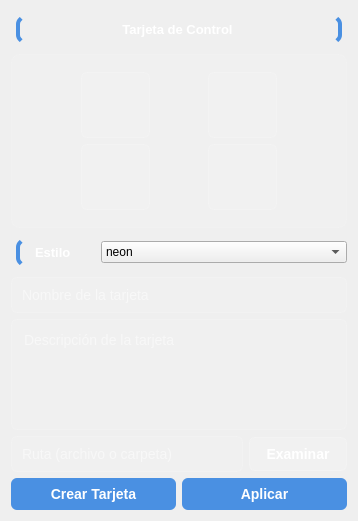
<?xml version="1.0" encoding="UTF-8"?>
<ui version="4.0">
 <class>CardModal</class>
 <widget class="QWidget" name="CardModal">
  <property name="windowModality">
   <enum>Qt::WindowModality::WindowModal</enum>
  </property>
  <property name="geometry">
   <rect>
    <x>0</x>
    <y>0</y>
    <width>358</width>
    <height>521</height>
   </rect>
  </property>
  <property name="windowTitle">
   <string>Gestión de Tarjeta</string>
  </property>
  <property name="styleSheet">
   <string notr="true">/* ----------  VENTANA GENERAL  ---------- */
#CardModal {
    background: qlineargradient(x1:0, y1:0, x2:1, y2:1,
                                stop:0 #0f172a, stop:1 #1e293b);
    color: #ffffff;
    font-family: &quot;Segoe UI Variable&quot;, &quot;Inter&quot;, sans-serif;
    border-radius: 12px;
}

/* ----------  TÍTULO (estilo exacto que diste)  ---------- */
#titleLabel {
    /* Color de texto y tipografía */
    color: #ffffff;
    font-family: &quot;Segoe UI Variable&quot;, &quot;Inter&quot;, sans-serif;
    font-size: 13px;
    font-weight: 500;

    /* Fondo: Gradiente sutil que nace del color de acento */
    background: qlineargradient(x1:0, y1:0, x2:1, y2:0,
                                stop:0 rgba(74, 144, 226, 0.15),
                                stop:0.6 rgba(45, 45, 45, 0.4),
                                stop:1 transparent);

    /* Bordes redondeados y borde de acento */
    border-left: 4px solid #4a90e2;
    border-right: 4px solid #4a90e2;
    border-top-right-radius: 8px;
    border-bottom-right-radius: 8px;
    border-top-left-radius: 8px;
    border-bottom-left-radius: 8px;

    /* Espaciado */
    padding: 6px 15px 6px 12px;
    margin: 5px 5px 5px 5px;
}

/* ----------  TÍTULO (estilo exacto que diste)  ---------- */
#lblStyle {
    /* Color de texto y tipografía */
    color: #ffffff;
    font-family: &quot;Segoe UI Variable&quot;, &quot;Inter&quot;, sans-serif;
    font-size: 13px;
    font-weight: 500;

    /* Fondo: Gradiente sutil que nace del color de acento */
    background: qlineargradient(x1:0, y1:0, x2:1, y2:0,
                                stop:0 rgba(74, 144, 226, 0.15),
                                stop:0.6 rgba(45, 45, 45, 0.4),
                                stop:1 transparent);

    /* Bordes redondeados y borde de acento */
    border-left: 4px solid #4a90e2;
    border-top-right-radius: 8px;
    border-bottom-right-radius: 8px;
    border-top-left-radius: 8px;
    border-bottom-left-radius: 8px;

    /* Espaciado */
    padding: 6px 15px 6px 12px;
    margin: 5px 5px 5px 5px;
}

/* ----------  SELECTOR DE ICONOS  ---------- */
#iconSelectorFrame {
    background-color: rgba(255, 255, 255, 0.05);
    border: 1px solid rgba(255, 255, 255, 0.1);
    border-radius: 8px;
    padding: 8px;
}

#iconFolder, #iconExcel, #iconPdf, #iconDefault {
    background-color: rgba(255, 255, 255, 0.07);
    color: #ffffff;
    border: 1px solid rgba(255, 255, 255, 0.15);
    border-radius: 6px;
    font-size: 32px;
    min-width: 64px;
    min-height: 64px;
}

#iconFolder:hover, #iconExcel:hover, #iconPdf:hover, #iconDefault:hover {
    background-color: rgba(255, 255, 255, 0.12);
}

#iconFolder:pressed, #iconExcel:pressed, #iconPdf:pressed, #iconDefault:pressed {
    background-color: #1e3a5b;
}

#iconFolder:checked, #iconExcel:checked, #iconPdf:checked, #iconDefault:checked {
    background-color: #23446a;
    border: 2px solid #ffffff;
}

/* ----------  CAMPOS DE ENTRADA  ---------- */
#nameEdit, #pathEdit {
    background-color: rgba(255, 255, 255, 0.07);
    color: #ffffff;
    border: 1px solid rgba(255, 255, 255, 0.15);
    border-radius: 6px;
    padding: 8px;
    font-size: 14px;
}

#descEdit {
    background-color: rgba(255, 255, 255, 0.07);
    color: #ffffff;
    border: 1px solid rgba(255, 255, 255, 0.15);
    border-radius: 6px;
    padding: 8px;
    font-size: 14px;
    min-height: 80px;
}

/* Focus */
#nameEdit:focus, #pathEdit:focus, #descEdit:focus {
    border: 2px solid #4a90e2;
    background-color: rgba(255, 255, 255, 0.1);
}

/* ----------  BOTÓN EXAMINAR  ---------- */
#browseButton {
    background-color: rgba(255, 255, 255, 0.1);
    color: #ffffff;
    border: 1px solid rgba(255, 255, 255, 0.2);
    border-radius: 6px;
    padding: 8px 16px;
    font-weight: bold;
    font-size: 14px;
}

#browseButton:hover {
    background-color: rgba(255, 255, 255, 0.15);
}

#browseButton:pressed {
    background-color: #4a90e2;
}

/* ----------  BOTONES DE ACCIÓN  ---------- */
#createButton, #editButton {
    background-color: #4a90e2;
    color: #ffffff;
    border: none;
    border-radius: 6px;
    padding: 8px 16px;
    font-weight: bold;
    font-size: 14px;
}

#createButton:hover, #editButton:hover {
    background-color: #5aa0f2;
}

#createButton:pressed, #editButton:pressed {
    background-color: #3a7bc8;
}

#deleteButton {
    background-color: #e53935;
    color: #ffffff;
    border: none;
    border-radius: 6px;
    padding: 8px 16px;
    font-weight: bold;
    font-size: 14px;
}

#deleteButton:hover {
    background-color: #f14643;
}

#deleteButton:pressed {
    background-color: #c62828;
}

/* Estilo base del QComboBox */
QComboBox[type=&quot;combo-box&quot;] {
    border: 2px solid #3d3d3d;
    border-radius: 8px;
    padding: 5px 35px 5px 15px; /* El padding derecho reserva espacio para el SVG */
    color: #ffffff;
    background: qlineargradient(x1:0, y1:0, x2:0, y2:1, 
                                stop:0 #2e2e2e, stop:1 #1a1a1a);
    selection-background-color: #4a90e2;
}

QComboBox[type=&quot;combo-box&quot;]:hover {
    border: 2px solid #5c5c5c;
    background: qlineargradient(x1:0, y1:0, x2:0, y2:1, 
                                stop:0 #383838, stop:1 #242424);
}

QComboBox[type=&quot;combo-box&quot;]:focus {
    border: 2px solid #4a90e2;
    background: #1a1a1a;
}

/* Contenedor del botón de despliegue */
QComboBox[type=&quot;combo-box&quot;]::drop-down {
    subcontrol-origin: padding;
    subcontrol-position: top right;
    width: 30px;
    border-left: none;
}

/* LA FLECHA SVG */
QComboBox[type=&quot;combo-box&quot;]::down-arrow {
    /* Asegúrate de que la ruta sea correcta según tu archivo .qrc */
    image: url(:/iconos/iconos/chevron-down.svg); 
    width: 14px;  /* Tamaño del icono */
    height: 14px;
}

/* Efecto opcional: Cambiar la flecha cuando el menú está desplegado */
QComboBox[type=&quot;combo-box&quot;]::down-arrow:on {
    top: 1px; /* Pequeño desplazamiento al hacer click */
}

/* Flecha para estado desactivado (opcional) */
QComboBox[type=&quot;combo-box&quot;]::down-arrow:disabled {
    image: url(:/icons/chevron-down-gray.svg);
}

/* Estilo del menú desplegable (la lista) */
QComboBox[type=&quot;combo-box&quot;] QAbstractItemView {
    border: 2px solid #4a90e2;
    background-color: #1a1a1a;
    color: #ffffff;
    selection-background-color: #4a90e2;
    selection-color: #ffffff;
    outline: 0px;
    border-radius: 5px;
    padding: 5px;
}

QComboBox[type=&quot;combo-box&quot;] QAbstractItemView::item {
    min-height: 30px;
    padding-left: 10px;
    border-radius: 4px;
}

QComboBox[type=&quot;combo-box&quot;] QAbstractItemView::item:selected {
    background-color: #4a90e2;
}</string>
  </property>
  <layout class="QVBoxLayout" name="mainLayout">
   <item>
    <widget class="QLabel" name="titleLabel">
     <property name="text">
      <string>Tarjeta de Control</string>
     </property>
     <property name="alignment">
      <set>Qt::AlignmentFlag::AlignCenter</set>
     </property>
    </widget>
   </item>
   <item>
    <widget class="QFrame" name="iconSelectorFrame">
     <property name="frameShape">
      <enum>QFrame::Shape::StyledPanel</enum>
     </property>
     <layout class="QGridLayout" name="iconGrid">
      <item row="0" column="0">
       <widget class="QToolButton" name="iconFolder">
        <property name="text">
         <string/>
        </property>
        <property name="icon">
         <iconset resource="../assets/resources_qrc/resources.qrc">
          <normaloff>:/iconos/iconos/carpeta.svg</normaloff>:/iconos/iconos/carpeta.svg</iconset>
        </property>
        <property name="iconSize">
         <size>
          <width>40</width>
          <height>40</height>
         </size>
        </property>
        <property name="checkable">
         <bool>true</bool>
        </property>
        <property name="autoExclusive">
         <bool>true</bool>
        </property>
       </widget>
      </item>
      <item row="0" column="1">
       <widget class="QToolButton" name="iconExcel">
        <property name="text">
         <string/>
        </property>
        <property name="icon">
         <iconset resource="../assets/resources_qrc/resources.qrc">
          <normaloff>:/iconos/iconos/excel.svg</normaloff>:/iconos/iconos/excel.svg</iconset>
        </property>
        <property name="iconSize">
         <size>
          <width>40</width>
          <height>40</height>
         </size>
        </property>
        <property name="checkable">
         <bool>true</bool>
        </property>
        <property name="autoExclusive">
         <bool>true</bool>
        </property>
       </widget>
      </item>
      <item row="1" column="0">
       <widget class="QToolButton" name="iconPdf">
        <property name="text">
         <string/>
        </property>
        <property name="icon">
         <iconset resource="../assets/resources_qrc/resources.qrc">
          <normaloff>:/iconos/iconos/pdf.svg</normaloff>:/iconos/iconos/pdf.svg</iconset>
        </property>
        <property name="iconSize">
         <size>
          <width>40</width>
          <height>40</height>
         </size>
        </property>
        <property name="checkable">
         <bool>true</bool>
        </property>
        <property name="autoExclusive">
         <bool>true</bool>
        </property>
       </widget>
      </item>
      <item row="1" column="1">
       <widget class="QToolButton" name="iconDefault">
        <property name="text">
         <string/>
        </property>
        <property name="icon">
         <iconset resource="../assets/resources_qrc/resources.qrc">
          <normaloff>:/iconos/iconos/default.svg</normaloff>:/iconos/iconos/default.svg</iconset>
        </property>
        <property name="iconSize">
         <size>
          <width>40</width>
          <height>40</height>
         </size>
        </property>
        <property name="checkable">
         <bool>true</bool>
        </property>
        <property name="autoExclusive">
         <bool>true</bool>
        </property>
       </widget>
      </item>
     </layout>
    </widget>
   </item>
   <item>
    <layout class="QHBoxLayout" name="styleLayout">
     <item>
      <widget class="QLabel" name="lblStyle">
       <property name="text">
        <string>Estilo</string>
       </property>
      </widget>
     </item>
     <item>
      <widget class="QComboBox" name="comboBox">
       <property name="sizePolicy">
        <sizepolicy hsizetype="Expanding" vsizetype="Fixed">
         <horstretch>0</horstretch>
         <verstretch>0</verstretch>
        </sizepolicy>
       </property>
       <property name="type" stdset="0">
        <string>combo-box</string>
       </property>
       <item>
        <property name="text">
         <string>neon</string>
        </property>
       </item>
       <item>
        <property name="text">
         <string>sunset</string>
        </property>
       </item>
       <item>
        <property name="text">
         <string>lava</string>
        </property>
       </item>
       <item>
        <property name="text">
         <string>aurora</string>
        </property>
       </item>
      </widget>
     </item>
    </layout>
   </item>
   <item>
    <widget class="QLineEdit" name="nameEdit">
     <property name="placeholderText">
      <string>Nombre de la tarjeta</string>
     </property>
    </widget>
   </item>
   <item>
    <widget class="QTextEdit" name="descEdit">
     <property name="placeholderText">
      <string>Descripción de la tarjeta</string>
     </property>
    </widget>
   </item>
   <item>
    <layout class="QHBoxLayout" name="pathRowLayout" stretch="1,0">
     <item>
      <widget class="QLineEdit" name="pathEdit">
       <property name="placeholderText">
        <string>Ruta (archivo o carpeta)</string>
       </property>
      </widget>
     </item>
     <item>
      <widget class="QPushButton" name="browseButton">
       <property name="text">
        <string>Examinar</string>
       </property>
      </widget>
     </item>
    </layout>
   </item>
   <item>
    <layout class="QHBoxLayout" name="buttonLayout">
     <item>
      <widget class="QPushButton" name="createButton">
       <property name="text">
        <string>Crear Tarjeta</string>
       </property>
      </widget>
     </item>
     <item>
      <widget class="QPushButton" name="editButton">
       <property name="text">
        <string>Aplicar</string>
       </property>
      </widget>
     </item>
    </layout>
   </item>
  </layout>
 </widget>
 <resources>
  <include location="../assets/resources_qrc/resources.qrc"/>
 </resources>
 <connections/>
</ui>
